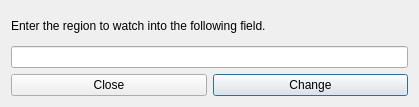
<?xml version="1.0" encoding="UTF-8"?>
<ui version="4.0">
 <class>RegionChooser</class>
 <widget class="QDialog" name="RegionChooser">
  <property name="geometry">
   <rect>
    <x>0</x>
    <y>0</y>
    <width>419</width>
    <height>107</height>
   </rect>
  </property>
  <property name="windowTitle">
   <string>Region</string>
  </property>
  <layout class="QGridLayout" name="gridLayout">
   <item row="0" column="0">
    <layout class="QVBoxLayout" name="verticalLayout">
     <item>
      <widget class="QLabel" name="label">
       <property name="text">
        <string>Enter the region to watch into the following field.</string>
       </property>
       <property name="textFormat">
        <enum>Qt::PlainText</enum>
       </property>
       <property name="wordWrap">
        <bool>true</bool>
       </property>
      </widget>
     </item>
     <item>
      <widget class="QLineEdit" name="regionNameField"/>
     </item>
     <item>
      <layout class="QHBoxLayout" name="horizontalLayout_2">
       <item>
        <widget class="QPushButton" name="cancelButton">
         <property name="text">
          <string>Close</string>
         </property>
        </widget>
       </item>
       <item>
        <widget class="QPushButton" name="saveButton">
         <property name="text">
          <string>Change</string>
         </property>
         <property name="default">
          <bool>true</bool>
         </property>
        </widget>
       </item>
      </layout>
     </item>
    </layout>
   </item>
  </layout>
 </widget>
 <tabstops>
  <tabstop>regionNameField</tabstop>
  <tabstop>cancelButton</tabstop>
  <tabstop>saveButton</tabstop>
 </tabstops>
 <resources/>
 <connections/>
</ui>
